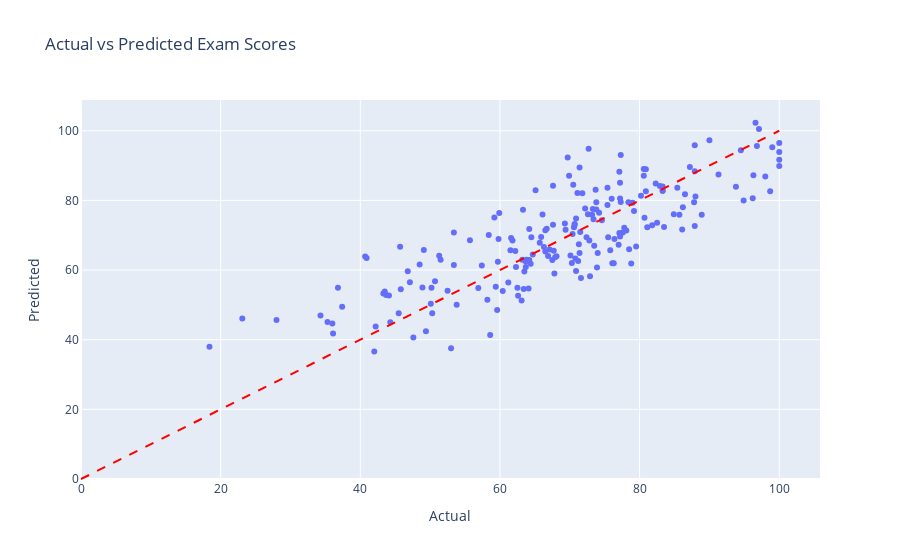

The cell this chart's notebook holds for it:
### Code cell
import plotly.express as px
results_df = pd.DataFrame({'Actual': y_test, 'Predicted': y_pred})
fig = px.scatter(results_df, x='Actual', y='Predicted', title='Actual vs Predicted Exam Scores')
fig.add_shape(type='line', x0=0, y0=0, x1=100, y1=100, line=dict(color='red', dash='dash'))  # reference line
fig.show()

### Figure 1 — Plotly figure (JSON) as saved in the notebook; plotly's stock layout.template omitted (floating-point values rounded to 4 significant figures; data arrays with more than 128 entries replaced by an {"elided": "..."} marker saying what was removed)
{"data": [{"hovertemplate": "Actual=%{x}<br>Predicted=%{y}<extra></extra>", "legendgroup": "", "marker": {"color": "#636efa", "symbol": "circle"}, "mode": "markers", "name": "", "orientation": "v", "showlegend": false, "type": "scatter", "x": {"elided": "200 float values"}, "xaxis": "x", "y": {"elided": "200 float values"}, "yaxis": "y"}], "layout": {"legend": {"tracegroupgap": 0}, "shapes": [{"line": {"color": "red", "dash": "dash"}, "type": "line", "x0": 0, "x1": 100, "y0": 0, "y1": 100}], "title": {"text": "Actual vs Predicted Exam Scores"}, "xaxis": {"anchor": "y", "domain": [0, 1], "title": {"text": "Actual"}}, "yaxis": {"anchor": "x", "domain": [0, 1], "title": {"text": "Predicted"}}}}
